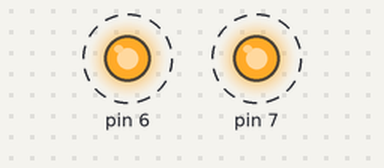
Bench run of a sketch on a simulated Arduino Uno, built with avr-gcc and run on an emulated ATmega328P. Parts: output pins drawn as LEDs (lit = HIGH). Dashed ring = blinking. What the sketch prints to the serial monitor is not drawn.

Above: at 0.09 s.
Timing chart, 0 to 3.0 s (numbered marks = the images above):
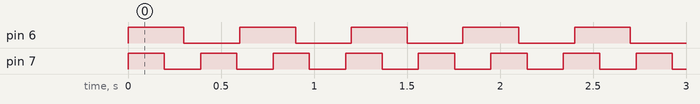

Measured:
- by itself, pin 6: alternates HIGH for 0.30 s and LOW for 0.30 s
- by itself, pin 7: alternates HIGH for 0.20 s and LOW for 0.20 s

The sketch:

Arduino_FreeRTOS1.ino
```cpp
#include <Arduino_FreeRTOS.h>

void TaskBlink1( void *pvParameters );
void TaskBlink2( void *pvParameters );
void Taskprint( void *pvParameters );
void setup()
{
  // initialize serial communication at 9600 bits per second:
  Serial.begin(9600);
  xTaskCreate(
    TaskBlink1
    ,  "task1"
    ,  128
    ,  NULL
    ,  1
    ,  NULL );
  xTaskCreate(
    TaskBlink2
    ,  "task2"
    ,  128
    ,  NULL
    ,  1
    ,  NULL );
    xTaskCreate(
    Taskprint
    ,  "task3"
    ,  128
    ,  NULL
    ,  1
    ,  NULL );
vTaskStartScheduler();
}
void loop()
{
}
void TaskBlink1(void *pvParameters)
{
  pinMode(7, OUTPUT);
  while(1)
  {
    Serial.println("Task1");
    digitalWrite(7, HIGH);
    vTaskDelay( 200 / portTICK_PERIOD_MS );
    digitalWrite(7, LOW);
    vTaskDelay( 200 / portTICK_PERIOD_MS );
  }
}
void TaskBlink2(void *pvParameters)
{
  pinMode(6, OUTPUT);
  while(1)
  {
    Serial.println("Task2");
    digitalWrite(6, HIGH);
    vTaskDelay( 300 / portTICK_PERIOD_MS );
    digitalWrite(6, LOW);
    vTaskDelay( 300 / portTICK_PERIOD_MS );
  }
}
void Taskprint(void *pvParameters)
{
  int counter = 0;
  while(1)
  {
  counter++;
  Serial.println(counter);
  vTaskDelay(500 / portTICK_PERIOD_MS);
  }
}
```
